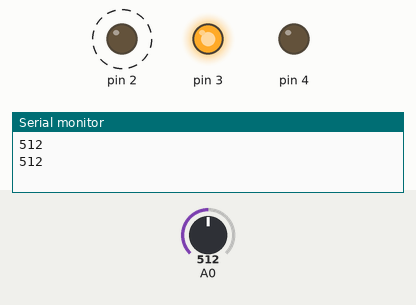
Recording of a sketch running on a simulated Arduino Uno, built with avr-gcc and run on an emulated ATmega328P. Parts: output pins drawn as LEDs (lit = HIGH), the last lines printed to the serial monitor. Dashed ring = blinking. Inputs (shaded band) come from the test bench; at power-on: A0 = 512.

Above: at 2.3 s.
2.4 s: A0 set to 0
At 4.3 s:
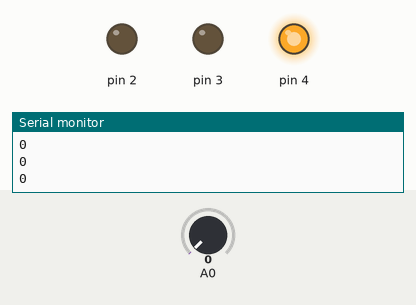
4.6 s: A0 set to 122
At 4.78 s:
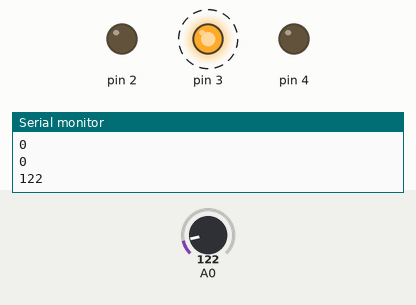
At 5.39 s:
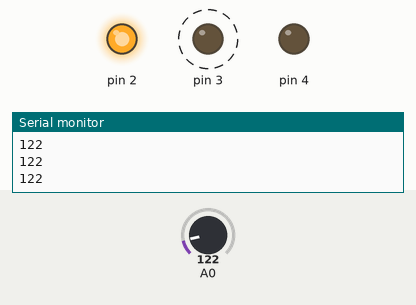
Timing chart, 0 to 14.1 s (numbered marks = the images above; inputs shaded):
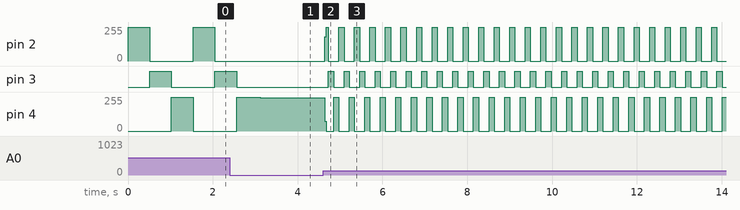

Measured:
- after the input at 2.4 s, pin 2: stays 0/255 (without the input it goes to 255/255 after 0.67 s); pin 3: goes on until 2.6 s, then stays LOW
- after the input at 4.6 s, pin 2: 0/255 → 182/255 at once, then moves between 0/255 and 255/255, repeating every 1.1 s; pin 3: alternates HIGH for 0.12 s and LOW for 0.24 s, starting after 0.13 s; pin 4: 249/255 → 72/255 at once, then moves between 0/255 and 255/255, repeating every 1.1 s
- by itself, pin 2: alternates 255/255 for 0.51 s and 0/255 for 1.0 s

The sketch:

jago_robotika_arduino_4.ino
```cpp
void setup() {
  // put your setup code here, to run once:
  Serial.begin(9600);
  pinMode(2, OUTPUT);
  pinMode(3, OUTPUT);
  pinMode(4, OUTPUT);
}

void loop() {
  // put your main code here, to run repeatedly:
  int potensio;

  potensio = analogRead(A0);
  Serial.println(potensio);

  digitalWrite(2, HIGH);
  digitalWrite(3, LOW);
  digitalWrite(4, LOW);
  delay(potensio);

  digitalWrite(2, LOW);
  digitalWrite(3, HIGH);
  digitalWrite(4, LOW);
  delay(potensio);

  digitalWrite(2, LOW);
  digitalWrite(3, LOW);
  digitalWrite(4, HIGH);
  delay(potensio);
}
```
